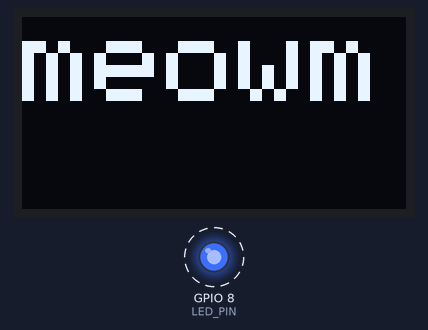
Bench run of a sketch on a simulated ESP32-C3. Parts: 128×64 one-colour display, output pins drawn as LEDs (lit = HIGH). Dashed ring = blinking.

Above: at 0.1 s.
Timing chart, 0 to 130.0 s (numbered marks = the images above):
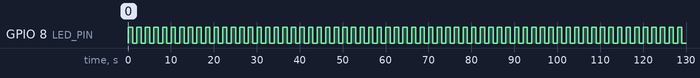

Measured:
- by itself, GPIO 8 (LED_PIN): alternates HIGH for 1.0 s and LOW for 1.0 s

The sketch:

05-text.ino
```cpp
#include <Wire.h>
#include <Adafruit_GFX.h>
#include <Adafruit_SSD1306.h>

#define SDA_PIN 6 // GPIO pin 6 is connected to the I2C data line (SDA)
#define SCL_PIN 7 // GPIO pin 7 is connected to the I2C clock line (SCL)
#define LED_PIN 8

Adafruit_SSD1306 display(128, 64, &Wire, -1);

void setup(){
    Serial.begin(115200);
    pinMode(LED_PIN, OUTPUT);
    Wire.begin(SDA_PIN, SCL_PIN); // begin I2C communication on the

    while(!display.begin(SSD1306_SWITCHCAPVCC, 0x3C)) { // start the OLED at the address 0x3C
        Serial.println(F("OLED not found"));
        delay(1000);
    }

    display.clearDisplay();                    // wipe the screen buffer

    display.setTextSize(4);
    display.setTextColor(SSD1306_WHITE);       // without this, text is invisible
    display.setCursor(0,0);                   // top-left corner (x, y)

    display.println("meowm");
    display.display();                         // send the buffer to the screen
}


void loop(){

     digitalWrite(LED_PIN, HIGH); // OFF
    delay(1000);
    digitalWrite(LED_PIN, LOW); // ON active low
    delay(1000);
}
```
